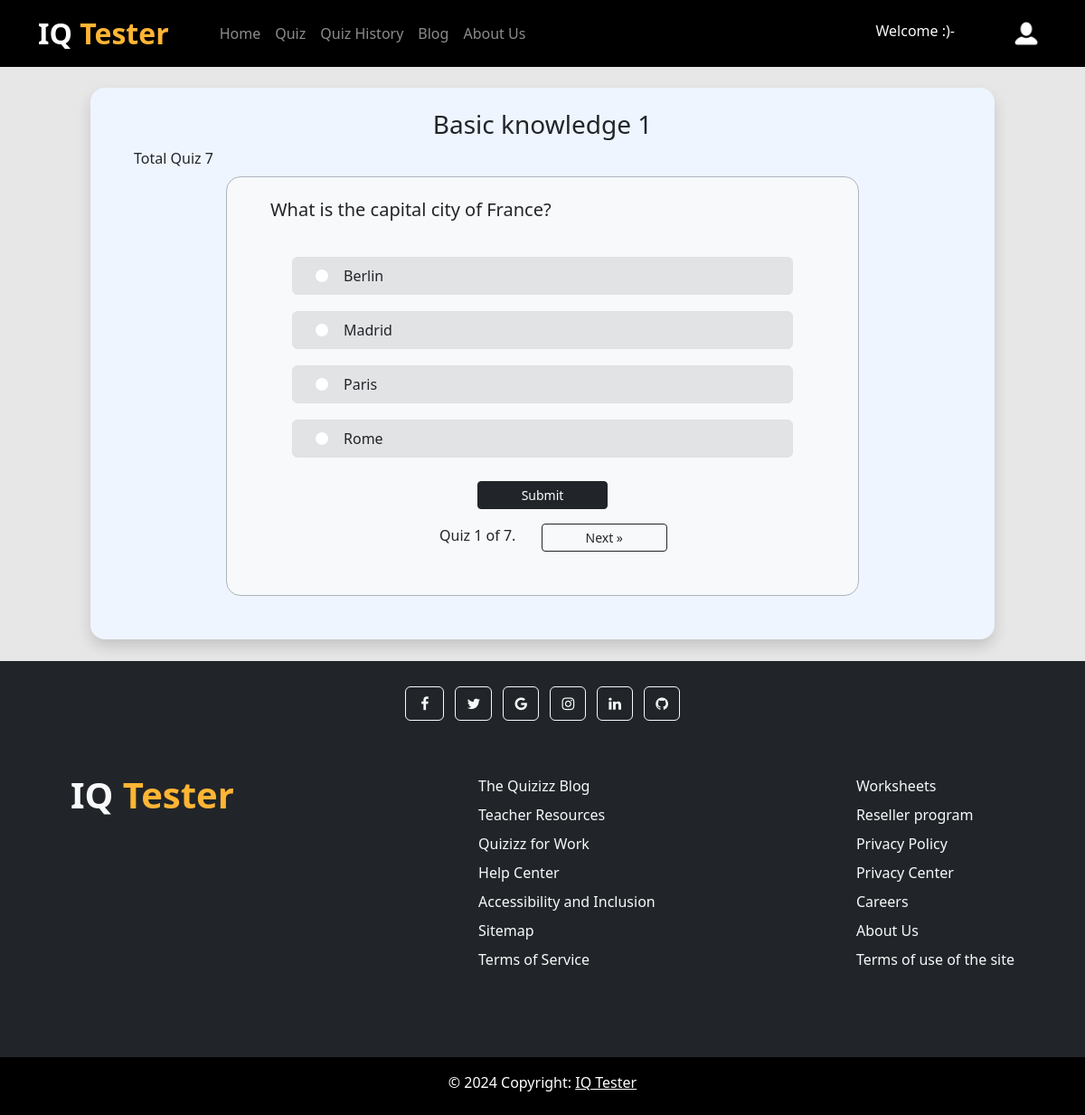
The app's page /quiz/1/ (signed in) with its own data.
### quiz/models.py (models this page shows, shortened)
class Quiz(models.Model):
    title = models.CharField(max_length=100)
    description = models.TextField()
    image = models.ImageField(upload_to='quiz/media/images/', blank=True, null=True)
    category = models.ManyToManyField(Category)
    has_time_limit = models.BooleanField(default=False)
    time_limit_minutes = models.PositiveIntegerField(blank=True, null=True)
    created_at = models.DateTimeField(auto_now_add=True)

class Question(models.Model):
    quiz = models.ForeignKey(Quiz, on_delete=models.CASCADE, related_name='questions')
    text = models.TextField()

class Choice(models.Model):
    question = models.ForeignKey(Question, on_delete=models.CASCADE, related_name='choice')
    option = models.CharField(max_length=200)
    is_correct = models.BooleanField(default=False)

### core/views.py (the view, shortened to what this page needs)
# urls.py: path('quiz/<int:quiz_id>/', quiz_page, name='quiz_page'),
@login_required(login_url="/login/")
def quiz_page(request, quiz_id):
    queryset = Question.objects.filter(quiz=quiz_id)
    quiz = Quiz.objects.get(id=quiz_id)
    qn_id = queryset.first().id
    items_per_page = 1
    paginator = Paginator(queryset, items_per_page)
    page = request.GET.get('page')
    try:
        current_page = paginator.page(page)
    except PageNotAnInteger:
        current_page = paginator.page(1)
    except EmptyPage:
        current_page = paginator.page(paginator.num_pages)
    qn_id += current_page.number-1
    question = Question.objects.get(id=qn_id)
    ans = None
    return render(request, 'quiz_page.html', {'current_page': current_page, 'question' : question, 'quiz': quiz, 'ans': ans})

### core/templates/quiz_page.html (shortened to what this page needs)
{% extends "base.html" %}
{% block content %}
<section style="background-color: #EEF5FF; max-width: 1000px;" class="m-auto rounded-4 shadow px-5 py-4 my-4">
    <div>
        <h3 class="text-center">{{ quiz.title }}</h3>
        <span>Total Quiz {{quiz.questions.all|length}}</span>
        <div style="max-width: 700px;" class="bg-light px-5 py-4 mb-4 m-auto my-2 border border-dark-subtle rounded-4">
            <h5>{{question.text}}</h5>
            <div class="p-4">
                <form method='post'>
                    <div class="form-check ps-0">
                       {% for choice in question.choice.all %}
                       <div class="form-check ps-0">
                            <label class="form-check-label border rounded w-100 p-2 my-2 ps-5 bg-secondary-subtle" for="gridRadios{{choice.id}}">
                                <input class="form-check-input me-3" type="radio" name="{{question.text}}" id="gridRadios{{choice.id}}" value="{{choice.id}}" {% if ans != None and choice.id == ans.id %} checked {% endif %}>
                                {{choice.option}}
                            </label>
                        </div>
                       {% endfor %}
                    </div>
                    <div class="d-flex justify-content-center">
                        <button type="submit" class="btn btn-dark btn-sm px-5 mt-3">Submit</button>
                    </div>
                  </form>
                <div class="pagination justify-content-center mt-3">
                    <span class="step-links">
                        <span class="current mx-4">
                            Quiz {{ current_page.number }} of {{ current_page.paginator.num_pages }}.
                        </span>
                        {% if current_page.has_next %}
                            <a class="btn btn-outline-dark btn-sm px-5" href="/quiz/{{quiz.id}}/?page={{ current_page.next_page_number }}">Next &raquo;</a>
                        {% endif %}
                    </span>
                </div>
            </div>
        </div>
    </div>
</section>
{% endblock content %}

### records on screen
Quiz: title "Basic knowledge 1", questions.all|length "7"
Question: text "What is the capital city of France?"
Choice: option "Berlin"
Choice: option "Madrid"
Choice: option "Paris"
Choice: option "Rome"

### other values on screen
{{ current_page.number }} "1"
{{ current_page.paginator.num_pages }} "7"
